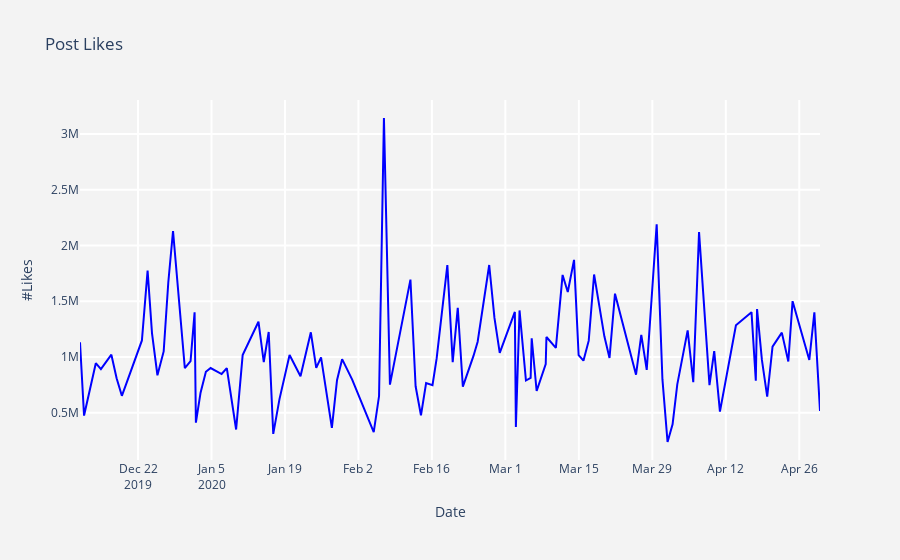

The code cell stored with this chart in its notebook:
### Code cell
#@title Click on play to plot likes trend. { display-mode: "form" }
 
configure_plotly_browser_state()
plot_likes_graph(dfs)
